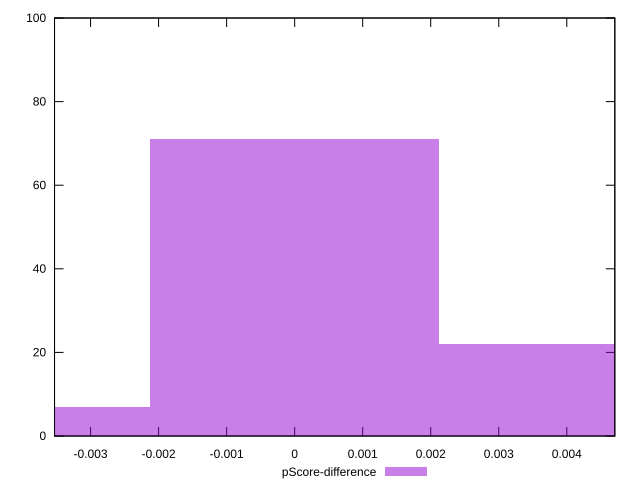

This chart was generated by the following gnuplot code:
reset

$pScoreDifference <<EOF
-0.0042399851968090195 7
0 71
0.0042399851968090195 22
EOF

set key outside below
set boxwidth 0.0042399851968090195
set xrange [-0.003529411764705892:0.004705882352941171]
set yrange [0:100]
set trange [0:100]
set style fill transparent solid 0.5 noborder
set terminal svg size 640, 490 enhanced background rgb 'white'
set output "reports/report_00031_2021-02-24T23-18-18.084Z/uses-http2/samples/agenda/pScore-difference/histogram.svg"

plot $pScoreDifference title "pScore-difference" with boxes

reset
